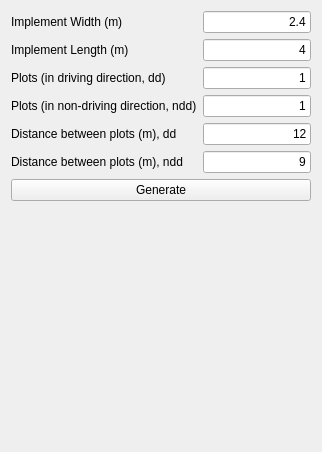
              <widget class="QWidget" name="tabGLfill">
               <attribute name="title">
                <string>GL-fill</string>
               </attribute>
               <layout class="QVBoxLayout" name="verticalLayout">
                <item>
                 <layout class="QFormLayout" name="formLayout">
                  <item row="0" column="0">
                   <widget class="QLabel" name="implementWidthLabel">
                    <property name="text">
                     <string>Implement Width (m)</string>
                    </property>
                   </widget>
                  </item>
                  <item row="0" column="1">
                   <widget class="QLineEdit" name="implementWidthLineEdit">
                    <property name="locale">
                     <locale language="English" country="UnitedKingdom"/>
                    </property>
                    <property name="text">
                     <string>2.4</string>
                    </property>
                    <property name="alignment">
                     <set>Qt::AlignmentFlag::AlignRight|Qt::AlignmentFlag::AlignTrailing|Qt::AlignmentFlag::AlignVCenter</set>
                    </property>
                    <property name="placeholderText">
                     <string/>
                    </property>
                   </widget>
                  </item>
                  <item row="1" column="0">
                   <widget class="QLabel" name="implementLengthLabel">
                    <property name="text">
                     <string>Implement Length (m)</string>
                    </property>
                   </widget>
                  </item>
                  <item row="1" column="1">
                   <widget class="QLineEdit" name="implementLengthLineEdit">
                    <property name="text">
                     <string>4</string>
                    </property>
                    <property name="alignment">
                     <set>Qt::AlignmentFlag::AlignRight|Qt::AlignmentFlag::AlignTrailing|Qt::AlignmentFlag::AlignVCenter</set>
                    </property>
                   </widget>
                  </item>
                  <item row="2" column="0">
                   <widget class="QLabel" name="plotsInDrivingDirectionLabel">
                    <property name="text">
                     <string>Plots (in driving direction, dd)</string>
                    </property>
                   </widget>
                  </item>
                  <item row="2" column="1">
                   <widget class="QLineEdit" name="plotsInDrivingDirectionLineEdit">
                    <property name="text">
                     <string>1</string>
                    </property>
                    <property name="alignment">
                     <set>Qt::AlignmentFlag::AlignRight|Qt::AlignmentFlag::AlignTrailing|Qt::AlignmentFlag::AlignVCenter</set>
                    </property>
                   </widget>
                  </item>
                  <item row="3" column="0">
                   <widget class="QLabel" name="plotsInNonDrivingDirectionLabel">
                    <property name="text">
                     <string>Plots (in non-driving direction, ndd)</string>
                    </property>
                   </widget>
                  </item>
                  <item row="3" column="1">
                   <widget class="QLineEdit" name="plotsInNonDrivingDirectionLineEdit">
                    <property name="text">
                     <string>1</string>
                    </property>
                    <property name="alignment">
                     <set>Qt::AlignmentFlag::AlignRight|Qt::AlignmentFlag::AlignTrailing|Qt::AlignmentFlag::AlignVCenter</set>
                    </property>
                   </widget>
                  </item>
                  <item row="99" column="0" colspan="2">
                   <widget class="QPushButton" name="buttonGenerate">
                    <property name="text">
                     <string>Generate</string>
                    </property>
                   </widget>
                  </item>
                  <item row="4" column="0">
                   <widget class="QLabel" name="distanceBetweenPlotsMDdLabel">
                    <property name="text">
                     <string>Distance between plots (m), dd</string>
                    </property>
                   </widget>
                  </item>
                  <item row="4" column="1">
                   <widget class="QLineEdit" name="distanceBetweenPlotsMDdLineEdit">
                    <property name="text">
                     <string>12</string>
                    </property>
                    <property name="alignment">
                     <set>Qt::AlignmentFlag::AlignRight|Qt::AlignmentFlag::AlignTrailing|Qt::AlignmentFlag::AlignVCenter</set>
                    </property>
                   </widget>
                  </item>
                  <item row="5" column="0">
                   <widget class="QLabel" name="distanceBetweenPlotsMNddLabel">
                    <property name="text">
                     <string>Distance between plots (m), ndd</string>
                    </property>
                   </widget>
                  </item>
                  <item row="5" column="1">
                   <widget class="QLineEdit" name="distanceBetweenPlotsMNddLineEdit">
                    <property name="text">
                     <string>9</string>
                    </property>
                    <property name="alignment">
                     <set>Qt::AlignmentFlag::AlignRight|Qt::AlignmentFlag::AlignTrailing|Qt::AlignmentFlag::AlignVCenter</set>
                    </property>
                   </widget>
                  </item>
                 </layout>
                </item>
                <item>
                 <spacer name="verticalSpacer">
                  <property name="orientation">
                   <enum>Qt::Orientation::Vertical</enum>
                  </property>
                  <property name="sizeHint" stdset="0">
                   <size>
                    <width>20</width>
                    <height>240</height>
                   </size>
                  </property>
                 </spacer>
                </item>
               </layout>
              </widget>
